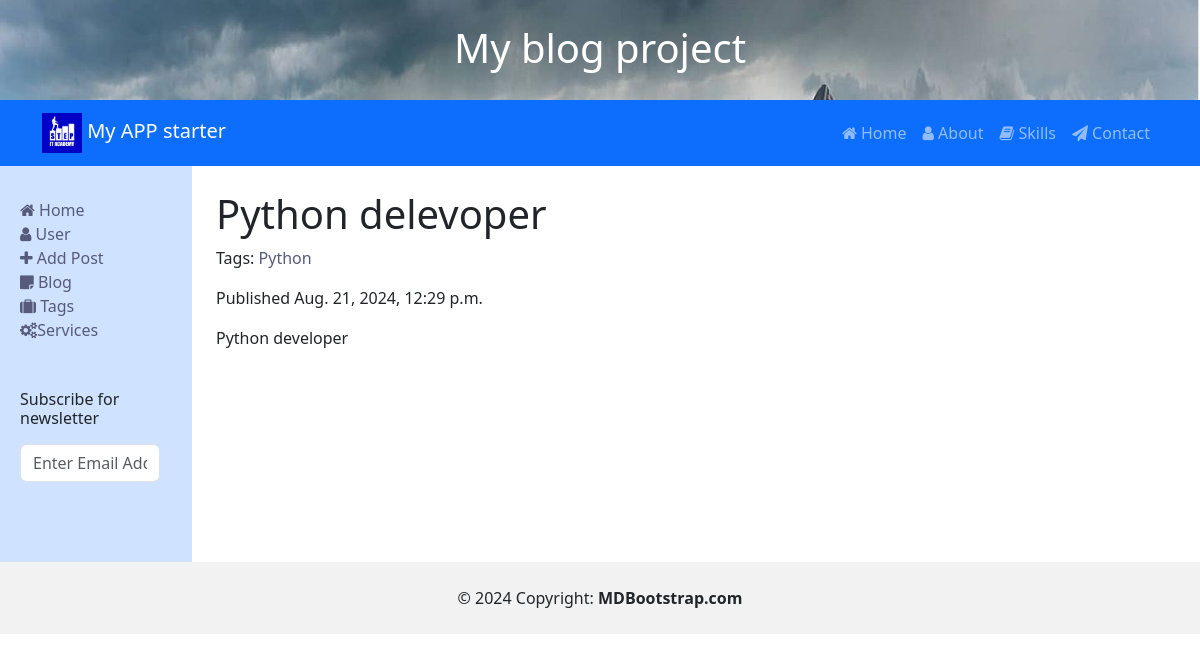
Page /blog/1/ on the committed database.
### blog/models.py (models this page shows, shortened)
class Post(models.Model):
    class Status(models.TextChoices):
        DRAFT = ('DF', 'Draft')
        PUBLISHED = ('PB', 'Published')
    title = models.CharField(verbose_name="Назва поста", max_length=20)
    body = models.TextField()
    slug = models.SlugField(max_length=250, unique=True)
    publish = models.DateTimeField(default=timezone.now)
    created = models.DateTimeField(auto_now_add=True)
    updated = models.DateTimeField(auto_now=True)
    status = models.CharField(max_length=2, choices=Status.choices, default=Status.DRAFT)
    tags = models.ManyToManyField("Tag", related_name='blog_posts')
    category = models.ForeignKey("Category", on_delete=models.CASCADE, null=True, related_name="posts")
    objects = models.Manager()
    published = PublisherManager()
    class Meta:
        ordering = ["-publish"]
        verbose_name_plural = "Публікації"
        verbose_name = "Публікація"

class Tag(models.Model):
    name = models.CharField(max_length=31, unique=True, help_text='A label for name tag.')
    slug = models.SlugField(max_length=31, unique=True, help_text='A label for URL config.')
    class Meta:
        verbose_name = 'Tag'

### blog/views.py (the view)
# urls.py: path('<int:id>/', views.post_detail, name="post-detail"),
def post_detail(request, id):
    post = get_object_or_404(Post, id=id)
    return render(request, 'blog/post/detail.html', {'post': post})

### blog/templates/blog/post/detail.html (shortened to what this page needs)
{% extends "base.html" %}
{% block content %}
<h1>{{ post.title }}</h1>
<p>Tags:
     {% for tag in post.tags.all %}
        <a href="{% url 'blog:post-by-tag' tag.slug %}">{{ tag.name }}</a>{% if not forloop.last %}, {% endif %}
    {% endfor %}
</p>
<p class="date">
Published {{ post.publish }}
</p>
{{ post.body|linebreaks }}
{% endblock %}

### blog/static/css/styles.css (style rules this page uses)
body { margin-top:20px; }
a, a:active, a:focus { color: #575a7b; text-decoration: none; transition-timing-function: ease-in-out; -ms-transition-timing-function: ease-in-out; -moz-transition-timing-function: ease-in-out; -webkit-transition-timing-function: ease-in-out; -o-transition-timing-function: ease-in-out; transition-duration: .2s; -ms-transition-duration: .2s; -moz-transition-duration: .2s; -webkit-transition-duration: .2s; -o-transition-duration: .2s; }

### rows in the picture
Post: title "Python delevoper", publish "Aug. 21, 2024, 12:29 p.m.", body "Python developer"
Tag: name "Python"
